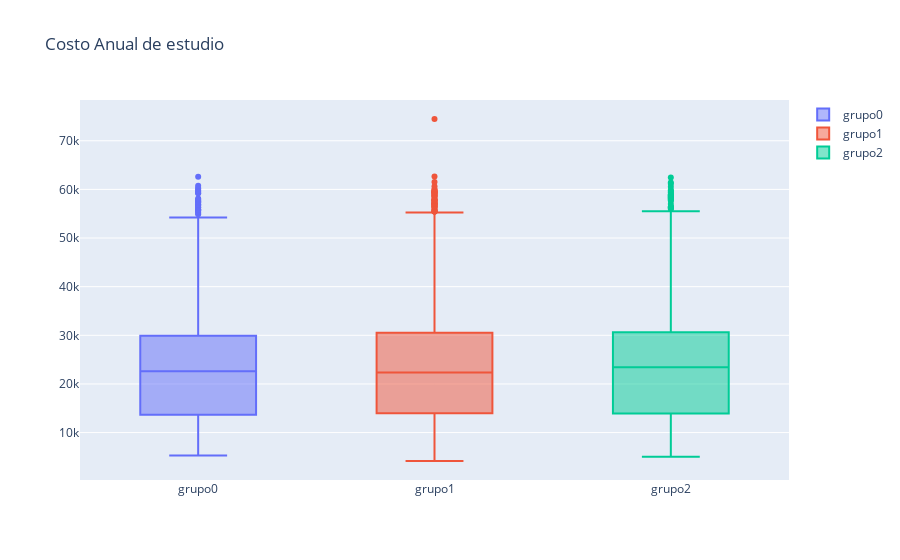

The notebook cell saved with this chart:
### Code cell
#Se grafica un box-plots

# dict for the dataframes and their names
dfs = {"grupo0" : grupo0, "grupo1": grupo1, "grupo2" : grupo2}

# plot the data
fig = go.Figure(layout=go.Layout(title=go.layout.Title(text="Costo Anual de estudio")))

for i in dfs:
    fig = fig.add_trace(go.Box(y = dfs[i]["Costo_Anual_Estudio"], 
                                   name = i))
fig.show()

### Figure 1 — Plotly figure (JSON) as saved in the notebook; plotly's stock layout.template omitted (floating-point values rounded to 4 significant figures; data arrays with more than 128 entries replaced by an {"elided": "..."} marker saying what was removed)
{"data": [{"name": "grupo0", "type": "box", "y": {"elided": "764 int values"}}, {"name": "grupo1", "type": "box", "y": {"elided": "1584 int values"}}, {"name": "grupo2", "type": "box", "y": {"elided": "904 int values"}}], "layout": {"title": {"text": "Costo Anual de estudio"}}}
